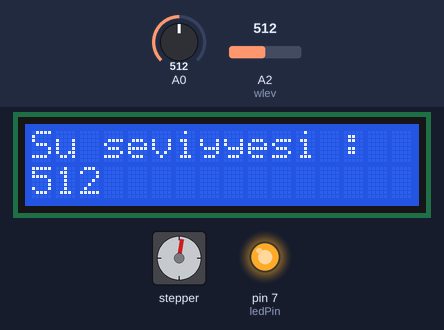
Bench run of a sketch on a simulated Arduino Uno, built with avr-gcc and run on an emulated ATmega328P. Parts: 16×2 character LCD, stepper motor, output pins drawn as LEDs (lit = HIGH). The inputs (shaded band) are chosen by the test bench; at power-on: A2 (wlev) = 512, A0 = 512. Stepper angles assume 200 steps per turn; what the sketch prints to the serial monitor is not drawn.

Above: at 1.2 s.
1.3 s: A2 (wlev) set to 214
At 3.1 s:
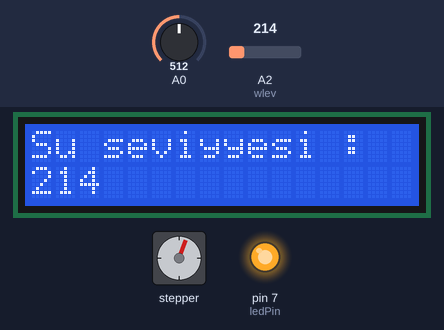
4.2 s: A2 (wlev) set to 182
At 4.7 s:
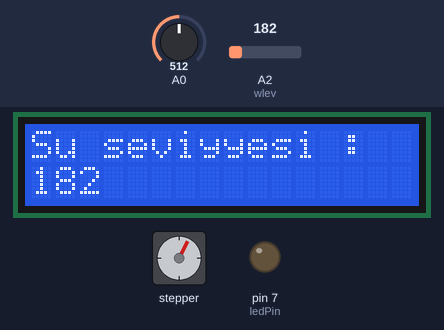
6.8 s: A2 (wlev) set to 210
At 8.9 s:
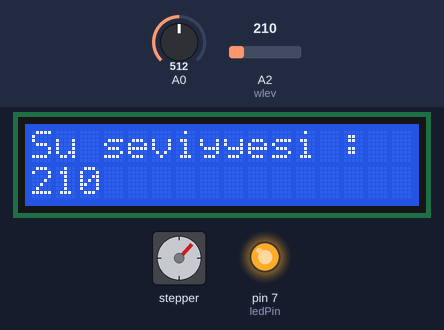
9.9 s: A2 (wlev) set to 190
At 10.4 s:
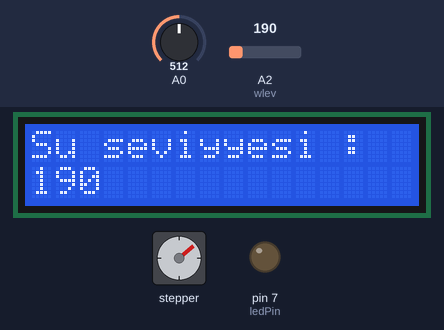
12.6 s: A2 (wlev) set to 306
At 14.2 s:
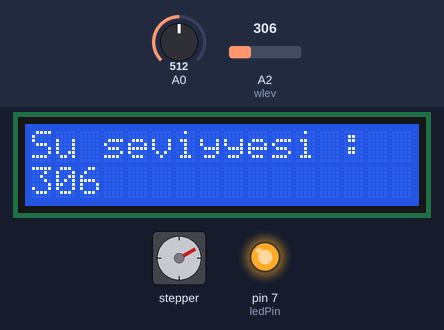
15.7 s: A2 (wlev) set to 122
At 16.3 s:
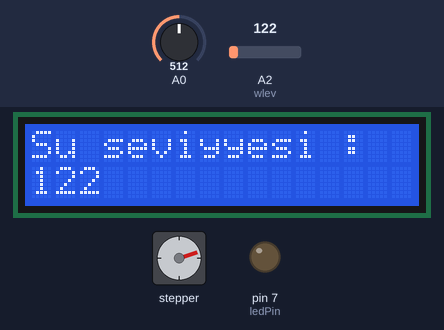
Timing chart, 0 to 18.7 s (numbered marks = the images above; inputs shaded):
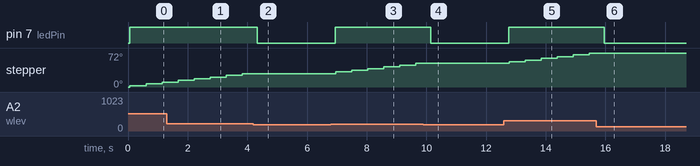

The sketch:

lily_script_00.ino
```cpp
/* LILY IOT SCRIPT 04.07.2020

  The motor is attached to digital pins 8 - 11 of the Arduino.
  A potentiometer is connected to analog input 0.

  The circuit:
 * LCD RS pin to digital pin 12
 * LCD Enable pin to digital pin 11
 * LCD D4 pin to digital pin 5
 * LCD D5 pin to digital pin 4
 * LCD D6 pin to digital pin 3
 * LCD D7 pin to digital pin 2
 * LCD R/W pin to ground
 * LCD VSS pin to ground
 * LCD VCC pin to 5V
 * 10K resistor:
 * ends to +5V and ground
 * wiper to LCD VO pin (pin 3)

*/

//-----------------------------------------------------------------------------------------------Kitabxanalar

//#include <LiquidCrystal.h> // Original lazimsiz
#include <Stepper.h>
#include <Wire.h>
#include <LiquidCrystal_I2C.h> // Modify edilmis


//---------------------------------------------------------------------------------------------Variable ve sabitler

// Set the LCD address to 0x27 for a 16 chars and 2 line display
LiquidCrystal_I2C lcd(0x27, 16, 2);
const int stepsPerRevolution = 200;
// for your motor
const int ledPin = 7;
//const int ldrPin = A1;
const int wlev = A2;
//const int rs = 12, en = 11, d4 = 5, d5 = 4, d6 = 3, d7 = 2;
//LiquidCrystal lcd(rs, en, d4, d5, d6, d7);

//LiquidCrystal lcd(7, 8, 9, 10, 11, 12);
// initialize the stepper library on pins 8 through 11:
Stepper myStepper(stepsPerRevolution, 9, 10, 11, 12);
int stepCount = 0;


//---------------------------------------------------------------------------------------------------------Setup
void setup() {
Serial.begin(9600);
pinMode(ledPin, OUTPUT);
pinMode(wlev, INPUT);

// LCD aktiv edilmesi
  lcd.begin();

  // LCD back light on edilmesi
  lcd.backlight();
}


//-----------------------------------------------------------------------------------------------------------Loop
void loop() {
   // Sensorun oxunmasi
  int sensorReading = analogRead(A0);

  int motorSpeed = map(sensorReading, 0, 1023, 0, 100);

  // if (motorSpeed > 0) {
  // myStepper.setSpeed(motorSpeed);

  // myStepper.step(stepsPerRevolution / 100);
  //}

//int ldrStatus = analogRead(ldrPin);
//if (ldrStatus <=800) {
//digitalWrite(ledPin, HIGH);
//Serial.println("LDR is DARK, LED is ON");

//}
//else {
//digitalWrite(ledPin, LOW);
//Serial.println("LED OFF");
//myStepper.setSpeed(motorSpeed);
//myStepper.step(2);

// Su seviyyesi sensoru analogdan input
int wlevstatus = analogRead(wlev);
if (wlevstatus > 200) {
digitalWrite(ledPin, HIGH);

myStepper.setSpeed(motorSpeed);
myStepper.step(2);
}
else {
digitalWrite(ledPin, LOW);

}

// LCD - de lazimi datalarin gorunmesi
Serial.println(wlevstatus);
//lcd.clear();
lcd.setCursor(0,0);
lcd.print("Su seviyyesi :");
lcd.setCursor(0,1);
lcd.print(wlevstatus);
delay(500);
lcd.noCursor();
lcd.clear();
}
```

Measured:
- the behaviour switches between 201 and 200 on A2 (wlev) (found by bisection; images 1 and 2)
- after the input at 1.3 s, the display: first differs from a run without the input after 0.40 s (image 1)
- after the input at 4.2 s, pin 7 (ledPin): HIGH → LOW after 0.14 s; stepper: stays 28° (without the input it goes to 32° after 0.16 s); the display: first differs from a run without the input after 0.16 s (image 2)
- after the input at 9.9 s, pin 7 (ledPin): HIGH → LOW after 0.25 s; stepper: stays 50° (without the input it goes to 54° after 0.27 s); the display: first differs from a run without the input after 0.27 s (image 4)
- after the input at 15.7 s, pin 7 (ledPin): HIGH → LOW after 0.26 s; stepper: stays 72° (without the input it goes to 75° after 0.28 s); the display: first differs from a run without the input after 0.28 s (image 6)
